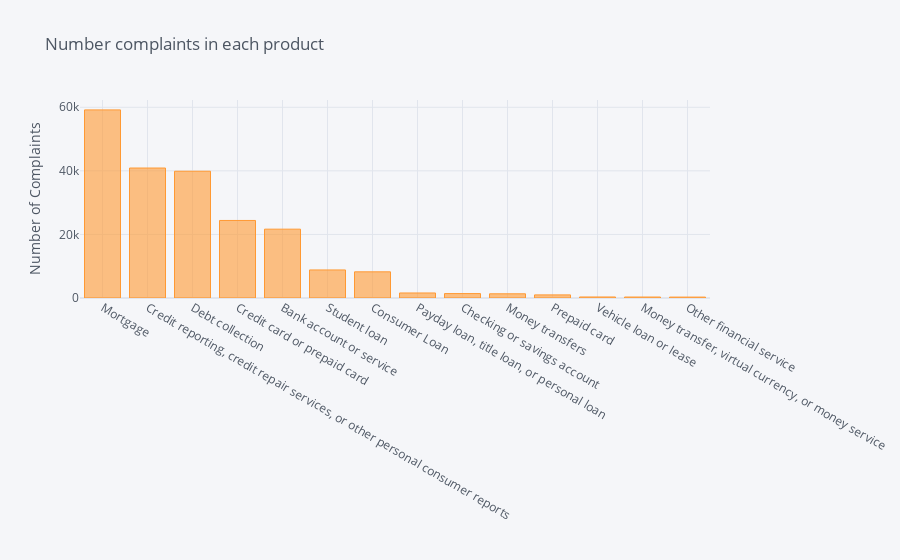

Write notebook code for a chart like this one.
### Code cell
data['Product'].value_counts().sort_values(ascending=False).iplot(kind='bar', yTitle='Number of Complaints', 
                                                                title='Number complaints in each product')
data = data[data.Product != None]

### Figure 1 — Plotly figure (JSON) as saved in the notebook; plotly's stock layout.template omitted (floating-point values rounded to 4 significant figures)
{"data": [{"marker": {"color": "rgba(255, 153, 51, 0.6)", "line": {"color": "rgba(255, 153, 51, 1.0)", "width": 1}}, "name": "Product", "orientation": "v", "text": "", "x": ["Mortgage", "Credit reporting, credit repair services, or other personal consumer reports", "Debt collection", "Credit card or prepaid card", "Bank account or service", "Student loan", "Consumer Loan", "Payday loan, title loan, or personal loan", "Checking or savings account", "Money transfers", "Prepaid card", "Vehicle loan or lease", "Money transfer, virtual currency, or money service", "Other financial service"], "y": [59167, 40884, 39878, 24390, 21649, 8822, 8233, 1580, 1391, 1319, 979, 322, 309, 287], "type": "bar"}], "layout": {"legend": {"bgcolor": "#F5F6F9", "font": {"color": "#4D5663"}}, "paper_bgcolor": "#F5F6F9", "plot_bgcolor": "#F5F6F9", "title": {"font": {"color": "#4D5663"}, "text": "Number complaints in each product"}, "xaxis": {"gridcolor": "#E1E5ED", "showgrid": true, "tickfont": {"color": "#4D5663"}, "title": {"font": {"color": "#4D5663"}, "text": ""}, "zerolinecolor": "#E1E5ED"}, "yaxis": {"gridcolor": "#E1E5ED", "showgrid": true, "tickfont": {"color": "#4D5663"}, "title": {"font": {"color": "#4D5663"}, "text": "Number of Complaints"}, "zerolinecolor": "#E1E5ED"}}}
